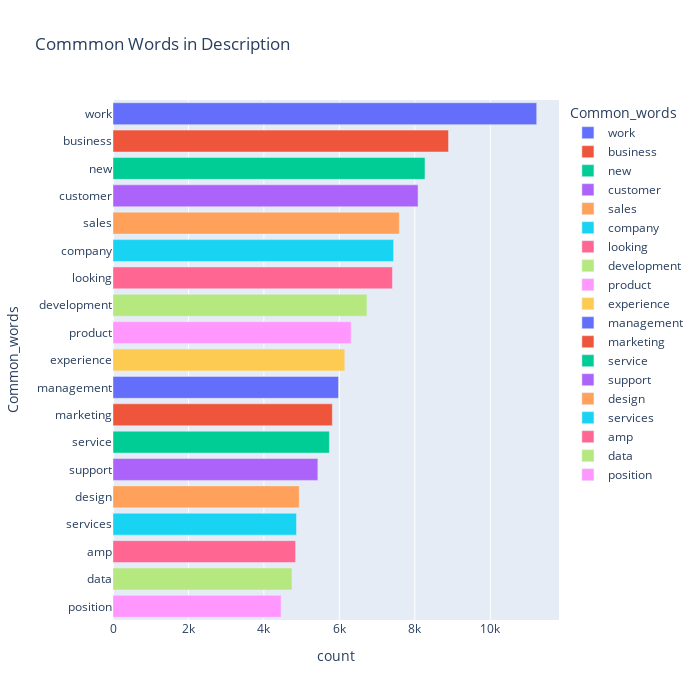

Notebook cell for this chart:
### Code cell
# Barplot
fig = px.bar(temp, x="count", y="Common_words", title='Commmon Words in Description', orientation='h', 
             width=700, height=700,color='Common_words')
fig.show()

### Figure 1 — Plotly figure (JSON) as saved in the notebook; plotly's stock layout.template omitted (floating-point values rounded to 4 significant figures)
{"data": [{"alignmentgroup": "True", "hovertemplate": "Common_words=%{y}<br>count=%{x}<extra></extra>", "legendgroup": "work", "marker": {"color": "#636efa", "pattern": {"shape": ""}}, "name": "work", "offsetgroup": "work", "orientation": "h", "showlegend": true, "textposition": "auto", "type": "bar", "x": [11231], "xaxis": "x", "y": ["work"], "yaxis": "y"}, {"alignmentgroup": "True", "hovertemplate": "Common_words=%{y}<br>count=%{x}<extra></extra>", "legendgroup": "business", "marker": {"color": "#EF553B", "pattern": {"shape": ""}}, "name": "business", "offsetgroup": "business", "orientation": "h", "showlegend": true, "textposition": "auto", "type": "bar", "x": [8894], "xaxis": "x", "y": ["business"], "yaxis": "y"}, {"alignmentgroup": "True", "hovertemplate": "Common_words=%{y}<br>count=%{x}<extra></extra>", "legendgroup": "new", "marker": {"color": "#00cc96", "pattern": {"shape": ""}}, "name": "new", "offsetgroup": "new", "orientation": "h", "showlegend": true, "textposition": "auto", "type": "bar", "x": [8270], "xaxis": "x", "y": ["new"], "yaxis": "y"}, {"alignmentgroup": "True", "hovertemplate": "Common_words=%{y}<br>count=%{x}<extra></extra>", "legendgroup": "customer", "marker": {"color": "#ab63fa", "pattern": {"shape": ""}}, "name": "customer", "offsetgroup": "customer", "orientation": "h", "showlegend": true, "textposition": "auto", "type": "bar", "x": [8086], "xaxis": "x", "y": ["customer"], "yaxis": "y"}, {"alignmentgroup": "True", "hovertemplate": "Common_words=%{y}<br>count=%{x}<extra></extra>", "legendgroup": "sales", "marker": {"color": "#FFA15A", "pattern": {"shape": ""}}, "name": "sales", "offsetgroup": "sales", "orientation": "h", "showlegend": true, "textposition": "auto", "type": "bar", "x": [7589], "xaxis": "x", "y": ["sales"], "yaxis": "y"}, {"alignmentgroup": "True", "hovertemplate": "Common_words=%{y}<br>count=%{x}<extra></extra>", "legendgroup": "company", "marker": {"color": "#19d3f3", "pattern": {"shape": ""}}, "name": "company", "offsetgroup": "company", "orientation": "h", "showlegend": true, "textposition": "auto", "type": "bar", "x": [7438], "xaxis": "x", "y": ["company"], "yaxis": "y"}, {"alignmentgroup": "True", "hovertemplate": "Common_words=%{y}<br>count=%{x}<extra></extra>", "legendgroup": "looking", "marker": {"color": "#FF6692", "pattern": {"shape": ""}}, "name": "looking", "offsetgroup": "looking", "orientation": "h", "showlegend": true, "textposition": "auto", "type": "bar", "x": [7407], "xaxis": "x", "y": ["looking"], "yaxis": "y"}, {"alignmentgroup": "True", "hovertemplate": "Common_words=%{y}<br>count=%{x}<extra></extra>", "legendgroup": "development", "marker": {"color": "#B6E880", "pattern": {"shape": ""}}, "name": "development", "offsetgroup": "development", "orientation": "h", "showlegend": true, "textposition": "auto", "type": "bar", "x": [6732], "xaxis": "x", "y": ["development"], "yaxis": "y"}, {"alignmentgroup": "True", "hovertemplate": "Common_words=%{y}<br>count=%{x}<extra></extra>", "legendgroup": "product", "marker": {"color": "#FF97FF", "pattern": {"shape": ""}}, "name": "product", "offsetgroup": "product", "orientation": "h", "showlegend": true, "textposition": "auto", "type": "bar", "x": [6313], "xaxis": "x", "y": ["product"], "yaxis": "y"}, {"alignmentgroup": "True", "hovertemplate": "Common_words=%{y}<br>count=%{x}<extra></extra>", "legendgroup": "experience", "marker": {"color": "#FECB52", "pattern": {"shape": ""}}, "name": "experience", "offsetgroup": "experience", "orientation": "h", "showlegend": true, "textposition": "auto", "type": "bar", "x": [6143], "xaxis": "x", "y": ["experience"], "yaxis": "y"}, {"alignmentgroup": "True", "hovertemplate": "Common_words=%{y}<br>count=%{x}<extra></extra>", "legendgroup": "management", "marker": {"color": "#636efa", "pattern": {"shape": ""}}, "name": "management", "offsetgroup": "management", "orientation": "h", "showlegend": true, "textposition": "auto", "type": "bar", "x": [5977], "xaxis": "x", "y": ["management"], "yaxis": "y"}, {"alignmentgroup": "True", "hovertemplate": "Common_words=%{y}<br>count=%{x}<extra></extra>", "legendgroup": "marketing", "marker": {"color": "#EF553B", "pattern": {"shape": ""}}, "name": "marketing", "offsetgroup": "marketing", "orientation": "h", "showlegend": true, "textposition": "auto", "type": "bar", "x": [5814], "xaxis": "x", "y": ["marketing"], "yaxis": "y"}, {"alignmentgroup": "True", "hovertemplate": "Common_words=%{y}<br>count=%{x}<extra></extra>", "legendgroup": "service", "marker": {"color": "#00cc96", "pattern": {"shape": ""}}, "name": "service", "offsetgroup": "service", "orientation": "h", "showlegend": true, "textposition": "auto", "type": "bar", "x": [5736], "xaxis": "x", "y": ["service"], "yaxis": "y"}, {"alignmentgroup": "True", "hovertemplate": "Common_words=%{y}<br>count=%{x}<extra></extra>", "legendgroup": "support", "marker": {"color": "#ab63fa", "pattern": {"shape": ""}}, "name": "support", "offsetgroup": "support", "orientation": "h", "showlegend": true, "textposition": "auto", "type": "bar", "x": [5430], "xaxis": "x", "y": ["support"], "yaxis": "y"}, {"alignmentgroup": "True", "hovertemplate": "Common_words=%{y}<br>count=%{x}<extra></extra>", "legendgroup": "design", "marker": {"color": "#FFA15A", "pattern": {"shape": ""}}, "name": "design", "offsetgroup": "design", "orientation": "h", "showlegend": true, "textposition": "auto", "type": "bar", "x": [4936], "xaxis": "x", "y": ["design"], "yaxis": "y"}, {"alignmentgroup": "True", "hovertemplate": "Common_words=%{y}<br>count=%{x}<extra></extra>", "legendgroup": "services", "marker": {"color": "#19d3f3", "pattern": {"shape": ""}}, "name": "services", "offsetgroup": "services", "orientation": "h", "showlegend": true, "textposition": "auto", "type": "bar", "x": [4864], "xaxis": "x", "y": ["services"], "yaxis": "y"}, {"alignmentgroup": "True", "hovertemplate": "Common_words=%{y}<br>count=%{x}<extra></extra>", "legendgroup": "amp", "marker": {"color": "#FF6692", "pattern": {"shape": ""}}, "name": "amp", "offsetgroup": "amp", "orientation": "h", "showlegend": true, "textposition": "auto", "type": "bar", "x": [4839], "xaxis": "x", "y": ["amp"], "yaxis": "y"}, {"alignmentgroup": "True", "hovertemplate": "Common_words=%{y}<br>count=%{x}<extra></extra>", "legendgroup": "data", "marker": {"color": "#B6E880", "pattern": {"shape": ""}}, "name": "data", "offsetgroup": "data", "orientation": "h", "showlegend": true, "textposition": "auto", "type": "bar", "x": [4744], "xaxis": "x", "y": ["data"], "yaxis": "y"}, {"alignmentgroup": "True", "hovertemplate": "Common_words=%{y}<br>count=%{x}<extra></extra>", "legendgroup": "position", "marker": {"color": "#FF97FF", "pattern": {"shape": ""}}, "name": "position", "offsetgroup": "position", "orientation": "h", "showlegend": true, "textposition": "auto", "type": "bar", "x": [4456], "xaxis": "x", "y": ["position"], "yaxis": "y"}], "layout": {"barmode": "relative", "height": 700, "legend": {"title": {"text": "Common_words"}, "tracegroupgap": 0}, "title": {"text": "Commmon Words in Description"}, "width": 700, "xaxis": {"anchor": "y", "domain": [0, 1], "title": {"text": "count"}}, "yaxis": {"anchor": "x", "categoryarray": ["position", "data", "amp", "services", "design", "support", "service", "marketing", "management", "experience", "product", "development", "looking", "company", "sales", "customer", "new", "business", "work"], "categoryorder": "array", "domain": [0, 1], "title": {"text": "Common_words"}}}}
